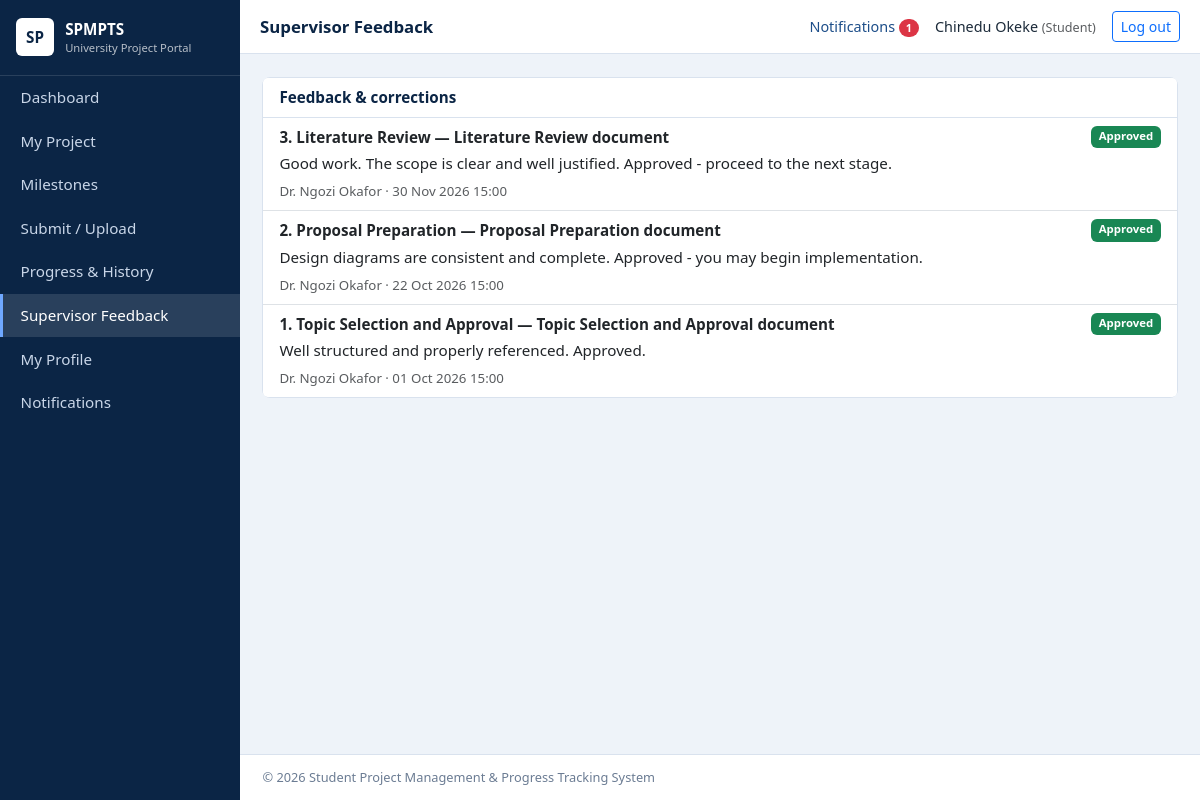
/student/feedback.php (signed in), run on the app's committed database.
### tables this page shows
CREATE TABLE supervisor_feedback (
  id INT UNSIGNED AUTO_INCREMENT PRIMARY KEY,
  submission_id INT UNSIGNED NULL,
  milestone_id INT UNSIGNED NOT NULL,
  supervisor_id INT UNSIGNED NOT NULL,
  comment TEXT NOT NULL,
  decision ENUM('Approved','Rejected','Revision Required','Under Review','Comment') NOT NULL DEFAULT 'Comment',
  created_at TIMESTAMP NOT NULL DEFAULT CURRENT_TIMESTAMP,
  CONSTRAINT fk_fb_sub FOREIGN KEY (submission_id) REFERENCES submissions(id) ON DELETE CASCADE,
  CONSTRAINT fk_fb_ms FOREIGN KEY (milestone_id) REFERENCES project_milestones(id) ON DELETE CASCADE,
  CONSTRAINT fk_fb_sup FOREIGN KEY (supervisor_id) REFERENCES supervisors(id) ON DELETE CASCADE,
  INDEX idx_fb_date (created_at)
);

CREATE TABLE project_milestones (
  id INT UNSIGNED AUTO_INCREMENT PRIMARY KEY,
  project_id INT UNSIGNED NOT NULL,
  milestone_no TINYINT UNSIGNED NOT NULL,
  title VARCHAR(150) NOT NULL,
  description TEXT NULL,
  start_date DATE NOT NULL,
  due_date DATE NOT NULL,
  status ENUM('Not Started','In Progress','Submitted','Under Review','Approved','Revision Required') NOT NULL DEFAULT 'Not Started',
  completion TINYINT UNSIGNED NOT NULL DEFAULT 0,
  updated_at TIMESTAMP NOT NULL DEFAULT CURRENT_TIMESTAMP ON UPDATE CURRENT_TIMESTAMP,
  CONSTRAINT fk_ms_proj FOREIGN KEY (project_id) REFERENCES projects(id) ON DELETE CASCADE,
  UNIQUE KEY uq_project_ms (project_id, milestone_no),
  INDEX idx_ms_status (status), INDEX idx_ms_due (due_date),
  CONSTRAINT chk_ms_completion CHECK (completion <= 100)
);

CREATE TABLE submissions (
  id INT UNSIGNED AUTO_INCREMENT PRIMARY KEY,
  milestone_id INT UNSIGNED NOT NULL,
  project_id INT UNSIGNED NOT NULL,
  student_id INT UNSIGNED NOT NULL,
  title VARCHAR(200) NOT NULL,
  notes TEXT NULL,
  file_name VARCHAR(255) NULL,
  file_path VARCHAR(255) NULL,
  status ENUM('Pending','Under Review','Approved','Rejected','Revision Required') NOT NULL DEFAULT 'Pending',
  submitted_at TIMESTAMP NOT NULL DEFAULT CURRENT_TIMESTAMP,
  reviewed_at DATETIME NULL,
  CONSTRAINT fk_sub_ms FOREIGN KEY (milestone_id) REFERENCES project_milestones(id) ON DELETE CASCADE,
  CONSTRAINT fk_sub_proj FOREIGN KEY (project_id) REFERENCES projects(id) ON DELETE CASCADE,
  CONSTRAINT fk_sub_stu FOREIGN KEY (student_id) REFERENCES students(id) ON DELETE CASCADE,
  INDEX idx_sub_status (status), INDEX idx_sub_date (submitted_at)
);

CREATE TABLE users (
  id INT UNSIGNED AUTO_INCREMENT PRIMARY KEY,
  full_name VARCHAR(120) NOT NULL,
  email VARCHAR(150) NOT NULL UNIQUE,
  password_hash VARCHAR(255) NOT NULL,
  role ENUM('admin','supervisor','student') NOT NULL,
  status ENUM('active','inactive') NOT NULL DEFAULT 'active',
  last_login DATETIME NULL,
  created_at TIMESTAMP NOT NULL DEFAULT CURRENT_TIMESTAMP,
  INDEX idx_users_role (role), INDEX idx_users_status (status)
);

### config/db.php (called while the page is built, shortened)
<?php
function db(): PDO {
    static $pdo = null;
    if ($pdo === null) {
        try {
            $pdo = new PDO('mysql:host=' . DB_HOST . ';dbname=' . DB_NAME . ';charset=utf8mb4', DB_USER, DB_PASS, [
                PDO::ATTR_ERRMODE => PDO::ERRMODE_EXCEPTION,
                PDO::ATTR_DEFAULT_FETCH_MODE => PDO::FETCH_ASSOC,
                PDO::ATTR_EMULATE_PREPARES => false,
            ]);
        } catch (PDOException $e) {
            http_response_code(500);
            exit('Database connection failed. Check config/db.php and make sure MySQL is running and database.sql has been imported.');
        }
    }
    return $pdo;
}

### student/feedback.php (the view, shortened to what this page needs)
<?php
require_once __DIR__ . '/../includes/auth.php';
$stu = student_rec(); $proj = student_project((int)$stu['id']);
$pageTitle = 'Supervisor Feedback'; include __DIR__ . '/../includes/header.php';
if (!$proj): ?><div class="card p-4 text-muted">No project has been assigned to you yet.</div><?php include __DIR__ . '/../includes/footer.php'; exit; endif;
$st = db()->prepare('SELECT f.*, u.full_name, m.title mtitle, m.milestone_no, s.title stitle FROM supervisor_feedback f
  JOIN project_milestones m ON m.id=f.milestone_id JOIN supervisors sp ON sp.id=f.supervisor_id JOIN users u ON u.id=sp.user_id
  LEFT JOIN submissions s ON s.id=f.submission_id WHERE m.project_id=? ORDER BY f.created_at DESC, f.id DESC');
$st->execute([$proj['id']]); $rows = $st->fetchAll();
?>
<div class="card"><div class="card-header">Feedback &amp; corrections</div><ul class="list-group list-group-flush">
<?php foreach ($rows as $r): ?><li class="list-group-item">
 <div class="d-flex justify-content-between flex-wrap"><strong><?= (int)$r['milestone_no'] ?>. <?= e($r['mtitle']) ?><?= $r['stitle'] ? ' — ' . e($r['stitle']) : '' ?></strong><?= badge($r['decision']) ?></div>
 <p class="mb-1 mt-1"><?= nl2br(e($r['comment'])) ?></p><small class="text-muted"><?= e($r['full_name']) ?> &middot; <?= e(date('d M Y H:i', strtotime($r['created_at']))) ?></small></li>
<?php endforeach; if (!$rows): ?><li class="list-group-item text-muted">No feedback has been given yet.</li><?php endif; ?></ul></div>
<?php include __DIR__ . '/../includes/footer.php'; ?>

### includes/auth.php (shortened to what this page needs)
<?php
require_once __DIR__ . '/../config/db.php';
function e($v): string { return htmlspecialchars((string)$v, ENT_QUOTES, 'UTF-8'); }
function badge(string $s): string {
    $map = ['Not Started' => 'secondary', 'In Progress' => 'primary', 'Submitted' => 'info', 'Under Review' => 'warning', 'Approved' => 'success',
            'Revision Required' => 'danger', 'Pending' => 'info', 'Rejected' => 'danger', 'Completed' => 'success', 'active' => 'success', 'inactive' => 'secondary'];
    return '<span class="badge text-bg-' . ($map[$s] ?? 'secondary') . '">' . e($s) . '</span>';
}

### assets/css/style.css (style rules this page uses)
:root { --navy:#0b2545;--blue:#1d4e89;--light:#eef3f9;--line:#d9e2ee }
body { background:var(--light);font-family:"Segoe UI",Roboto,Arial,sans-serif;color:#1c2b3a;font-size:.95rem }
.card { border:1px solid var(--line);border-radius:8px;box-shadow:none }
.card-header { background:#fff;font-weight:600;color:var(--navy);border-bottom:1px solid var(--line) }

### data on the page
supervisor_feedback: milestone.milestone_no "3", milestone.title "Literature Review", submission.title "Literature Review document", decision "Approved", comment "Good work. The scope is clear and well justified. Approved - proceed to the next stage.", users.full_name "Dr. Ngozi Okafor", created_at "30 Nov 2026 15:00"
supervisor_feedback: milestone.milestone_no "2", milestone.title "Proposal Preparation", submission.title "Proposal Preparation document", decision "Approved", comment "Design diagrams are consistent and complete. Approved - you may begin implementation.", users.full_name "Dr. Ngozi Okafor", created_at "22 Oct 2026 15:00"
supervisor_feedback: milestone.milestone_no "1", milestone.title "Topic Selection and Approval", submission.title "Topic Selection and Approval document", decision "Approved", comment "Well structured and properly referenced. Approved.", users.full_name "Dr. Ngozi Okafor", created_at "01 Oct 2026 15:00"

### other printed values
$label "Dashboard"
$label "My Project"
$label "Milestones"
$label "Submit / Upload"
$label "Progress & History"
$label "Supervisor Feedback"
$label "My Profile"
$pageTitle "Supervisor Feedback"
$unread "1"
$_SESSION['name'] "Chinedu Okeke"
$role "Student"
